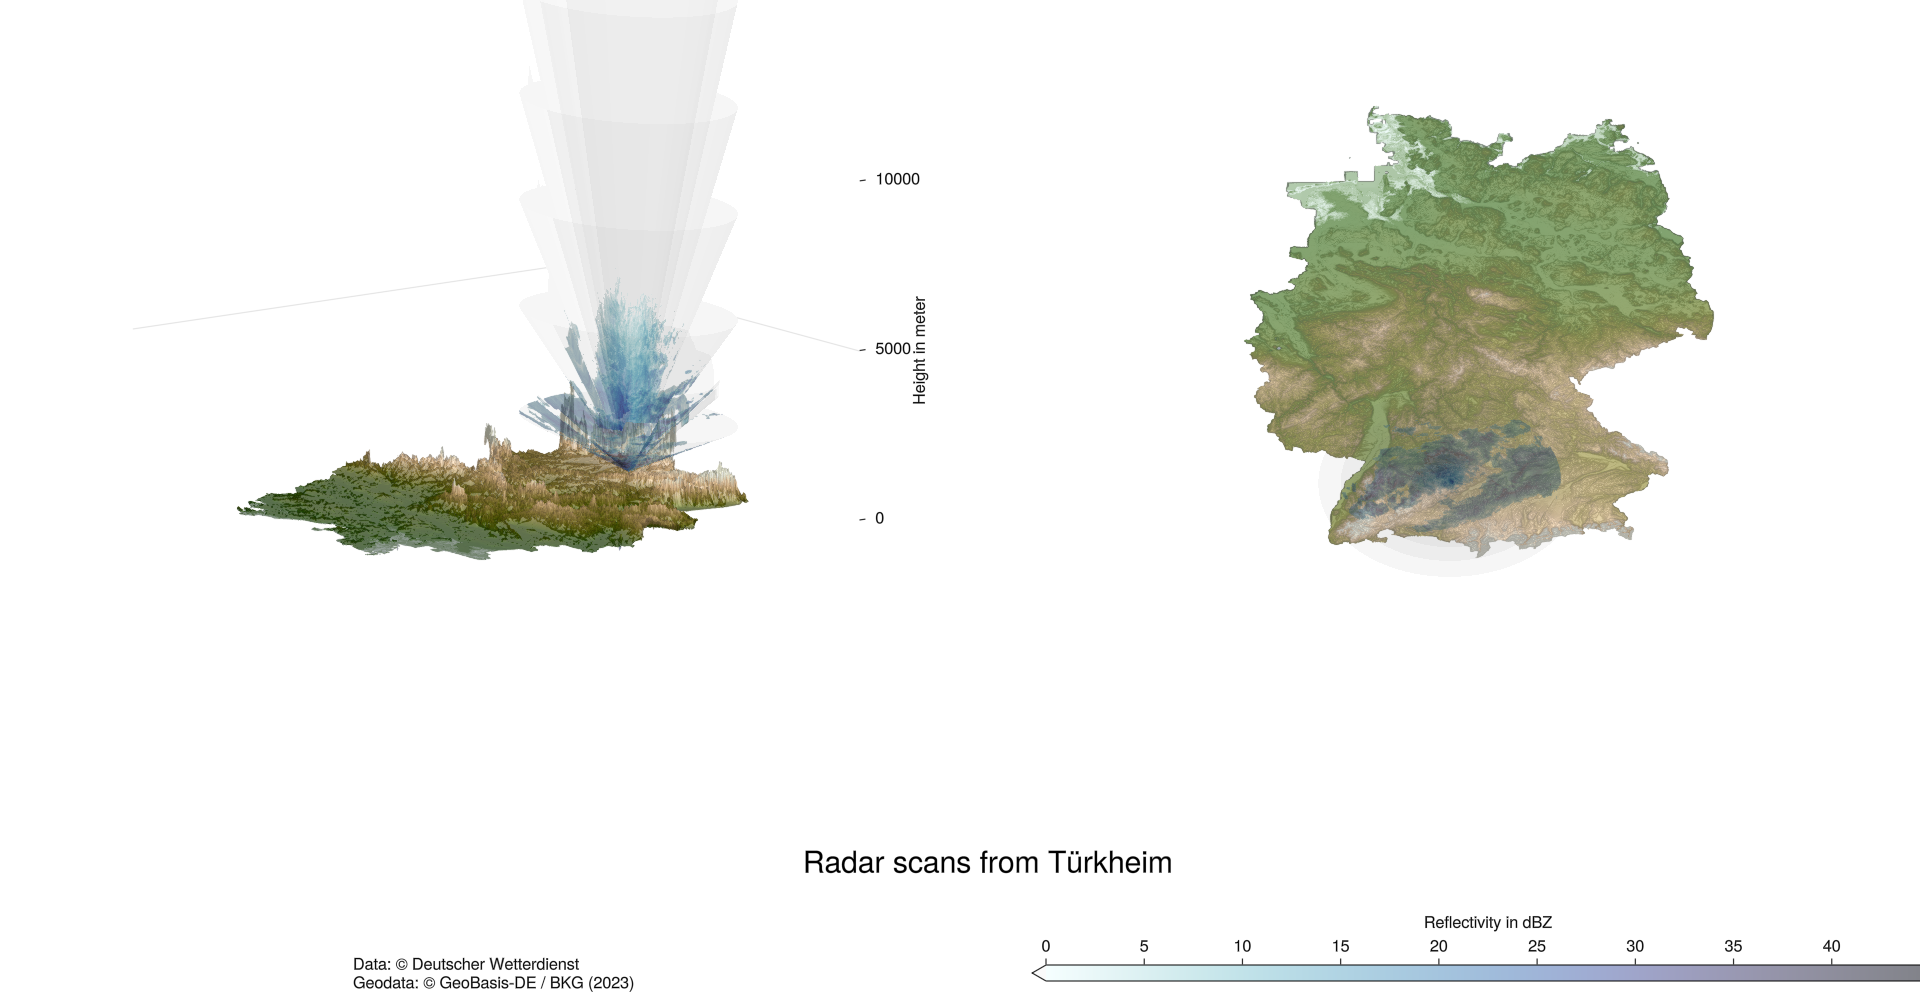

This chart was generated by the following Julia code:
using HDF5
using GLMakie,GeometryBasics,LinearAlgebra,Colors,DataFrames,Rasters,ArchGDAL,Proj
cd("day23_3d")
path="data"
name="ras07-vol5minng01_sweeph5onem_dbzh_09-2023112021490200-tur-10832-hd5"
function read_hdf(path,name)
    f=HDF5.h5open(joinpath(path,name),"r")
    a=f["dataset1"]["data1"]["data"]
    undetect=HDF5.h5readattr(joinpath(path,name),"dataset1/data1/what")["undetect"]
    gain=HDF5.h5readattr(joinpath(path,name),"dataset1/data1/what")["gain"]
    offset=HDF5.h5readattr(joinpath(path,name),"dataset1/data1/what")["offset"]
    nodata=HDF5.h5readattr(joinpath(path,name),"dataset1/data1/what")["nodata"]
    data::Matrix{Float64}=read(a).*gain.+offset
    data[isequal.(data,(nodata*gain+offset))].=NaN
    data[isequal.(data,(undetect*gain+offset))].=-32.5
    HDF5.close(f)
    return data
end
dgm=Raster("../dgm1000.utm32s.geotiff/dgm1000/dgm1000_utm32s.tif")
function loadGermanBorder_utm()
    layer=ArchGDAL.getlayer(ArchGDAL.read(joinpath("..","nuts5000_12-31.gk3.shape/nuts5000/NUTS5000_N1.shp")),0)
    bounds=DataFrame(layer);
    ArchGDAL.createcoordtrans(ArchGDAL.importURL("https://sg.geodatenzentrum.de/web_public/gdz/dokumentation/crs/gk3.prj"), ArchGDAL.importURL("http://sg.geodatenzentrum.de/web_public/gdz/dokumentation/crs/utm32s.prj")) do transform
        for x in eachrow(bounds)
        ArchGDAL.transform!(x."", transform)
        end
    end
    return bounds
end
borders=loadGermanBorder_utm()
fig=Figure()
Label(fig[2,1:2],text="Radar scans from Türkheim",fontsize=30)
ax=Axis3(fig[1,1],limits=(nothing,nothing,nothing,nothing,0,10000),height=900,width=900,zlabel="Height in meter",xlabel="",ylabel="",viewmode=:fit)
ax2=Axis3(fig[1,2],limits=(nothing,nothing,nothing,nothing,0,10000),height=900,width=900,zlabel="Height in meter",xlabel="",ylabel="",viewmode=:fit)
surface!(ax,dgm,colormap=cgrad(:oleron,rev=false,alpha=0.7),colorrange=(-1000,1000),shading=true)
surface!(ax2,dgm,colormap=cgrad(:oleron,rev=false,alpha=0.7),colorrange=(-1000,1000),shading=true)
hidespines!(ax)
hidexdecorations!(ax)
hideydecorations!(ax)
hidespines!(ax2)
hidedecorations!(ax2)
ss=nothing
Label(fig[3,1],text="Data: © Deutscher Wetterdienst\nGeodata: © GeoBasis-DE / BKG (2023) ",justification=:left)
Makie.resize_to_layout!(fig)
for name in readdir("data")
    @show name
    range_val=HDF5.h5readattr(joinpath(path,name),"dataset1/how/")["range"]
    elevation=HDF5.h5readattr(joinpath(path,name),"dataset1/how/")["startelA"]
    lat,long,height=(HDF5.h5readattr(joinpath(path,name),"where")["lat"],HDF5.h5readattr(joinpath(path,name),"where")["lon"],HDF5.h5readattr(joinpath(path,name),"where")["height"])
    transform =Proj.Transformation("+proj=longlat +datum=WGS84 +no_defs +type=crs",ArchGDAL.toPROJ4(ArchGDAL.importURL("http://sg.geodatenzentrum.de/web_public/gdz/dokumentation/crs/utm32s.prj"))) 
    long,lat=    transform([long,lat])
    @show lat,long
    vals=read_hdf(path,name)
    phi=LinRange(0,2pi,360) #azimuth
    alpha=elevation
    beta=90 .-elevation
    alpha_rad=alpha.*pi./180
    beta_rad=beta.*pi./180
    a=250:250:range_val
    ye=[cos(phi_v)*sin(beta_v)*a_v for a_v in a,(phi_v,beta_v) in zip(phi,beta_rad)] .+lat
    xe=[sin(phi_v)*sin(beta_v)*a_v for a_v in a,(phi_v,beta_v) in zip(phi,beta_rad)] .+long
    ze=[sin(alpha_v)*a_v for a_v in a,(phi_v,alpha_v) in zip(phi,alpha_rad)].+height
    #points=vec([Point3f(xv,yv,zv) for (xv,yv,zv) in zip(xe,ye,ze)])
    #faces_mesh=decompose(QuadFace{GLIndex},Tesselation(Rect(0,0,1,1),size(ze)))
    #normals=normalize.(points)
    #gb_mesh=GeometryBasics.Mesh(meta(points;normals),faces_mesh)

    ss=surface!(ax,xe,ye,ze,color=vals,colormap=cgrad(:ice,rev=true,alpha=0.5),colorrange=(0,45),lowclip=RGBA(0.7,0.7,0.7,0.06),shading=true)
    surface!(ax2,xe,ye,ze,color=vals,colormap=cgrad(:ice,rev=true,alpha=0.5),colorrange=(0,45),lowclip=RGBA(0.7,0.7,0.7,0.06),shading=true)
    #mesh!(ax,gb_mesh,color=vals,colormap=:fire,colorrange=(-32,40))
    #break
end
Colorbar(fig[3,2],vertical=false,ss,label="Reflectivity in dBZ")
